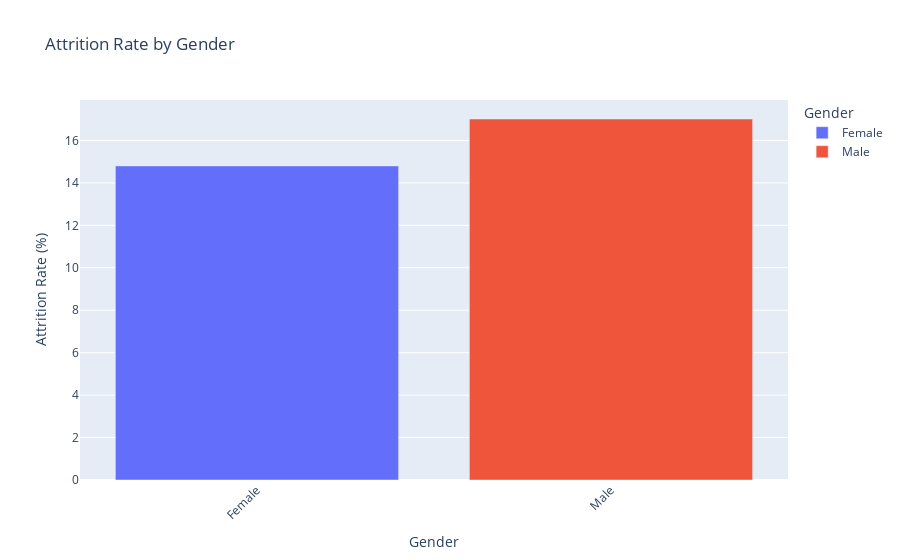

This figure's notebook cell:
### Markdown cell above
## 12. Try Your Own Question + Visualization

Use the cell below to ask your own question and get automatic visualization:

### Code cell
# Your custom question here
my_question = "what is the attrition rate for male and female employees?"
df_custom, fig_custom = query_and_visualize(my_question)

### Figure 1 — Plotly figure (JSON) as saved in the notebook; plotly's stock layout.template omitted (floating-point values rounded to 4 significant figures)
{"data": [{"hovertemplate": "Gender=%{x}<br>Attrition Rate (%)=%{y}<extra></extra>", "legendgroup": "Female", "marker": {"color": "#636efa", "pattern": {"shape": ""}}, "name": "Female", "orientation": "v", "showlegend": true, "textposition": "auto", "type": "bar", "x": ["Female"], "xaxis": "x", "y": [14.8], "yaxis": "y"}, {"hovertemplate": "Gender=%{x}<br>Attrition Rate (%)=%{y}<extra></extra>", "legendgroup": "Male", "marker": {"color": "#EF553B", "pattern": {"shape": ""}}, "name": "Male", "orientation": "v", "showlegend": true, "textposition": "auto", "type": "bar", "x": ["Male"], "xaxis": "x", "y": [17.01], "yaxis": "y"}], "layout": {"barmode": "relative", "legend": {"title": {"text": "Gender"}, "tracegroupgap": 0}, "title": {"text": "Attrition Rate by Gender"}, "xaxis": {"anchor": "y", "categoryarray": ["Female", "Male"], "categoryorder": "array", "domain": [0, 1], "tickangle": -45, "title": {"text": "Gender"}}, "yaxis": {"anchor": "x", "domain": [0, 1], "title": {"text": "Attrition Rate (%)"}}}}
